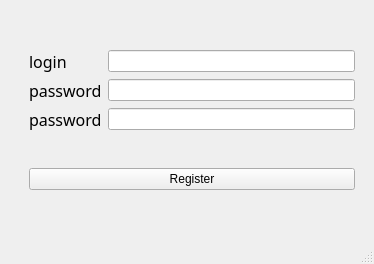
<?xml version="1.0" encoding="UTF-8"?>
<ui version="4.0">
 <class>MainWindow</class>
 <widget class="QMainWindow" name="MainWindow">
  <property name="geometry">
   <rect>
    <x>0</x>
    <y>0</y>
    <width>374</width>
    <height>264</height>
   </rect>
  </property>
  <property name="windowTitle">
   <string>MainWindow</string>
  </property>
  <widget class="QWidget" name="centralwidget">
   <layout class="QGridLayout" name="gridLayout">
    <item row="1" column="1">
     <layout class="QGridLayout" name="gridLayout_2">
      <item row="0" column="0">
       <widget class="QLabel" name="label">
        <property name="font">
         <font>
          <family>Yandex Sans Display Regular</family>
          <pointsize>12</pointsize>
         </font>
        </property>
        <property name="text">
         <string>login</string>
        </property>
       </widget>
      </item>
      <item row="1" column="1">
       <widget class="QLineEdit" name="passwordLineEdit"/>
      </item>
      <item row="1" column="0">
       <widget class="QLabel" name="label_2">
        <property name="font">
         <font>
          <family>Yandex Sans Display Regular</family>
          <pointsize>12</pointsize>
         </font>
        </property>
        <property name="text">
         <string>password</string>
        </property>
       </widget>
      </item>
      <item row="0" column="1">
       <widget class="QLineEdit" name="loginLineEdit"/>
      </item>
      <item row="2" column="0">
       <widget class="QLabel" name="label_3">
        <property name="font">
         <font>
          <family>Yandex Sans Display Regular</family>
          <pointsize>12</pointsize>
         </font>
        </property>
        <property name="text">
         <string>password</string>
        </property>
       </widget>
      </item>
      <item row="2" column="1">
       <widget class="QLineEdit" name="passwordLineEdit_2"/>
      </item>
     </layout>
    </item>
    <item row="2" column="1">
     <widget class="QPushButton" name="registerButton">
      <property name="text">
       <string>Register</string>
      </property>
     </widget>
    </item>
    <item row="1" column="2">
     <spacer name="horizontalSpacer_2">
      <property name="orientation">
       <enum>Qt::Horizontal</enum>
      </property>
      <property name="sizeType">
       <enum>QSizePolicy::Preferred</enum>
      </property>
      <property name="sizeHint" stdset="0">
       <size>
        <width>10</width>
        <height>10</height>
       </size>
      </property>
     </spacer>
    </item>
    <item row="3" column="1">
     <spacer name="verticalSpacer">
      <property name="orientation">
       <enum>Qt::Vertical</enum>
      </property>
      <property name="sizeType">
       <enum>QSizePolicy::Fixed</enum>
      </property>
      <property name="sizeHint" stdset="0">
       <size>
        <width>10</width>
        <height>10</height>
       </size>
      </property>
     </spacer>
    </item>
    <item row="1" column="0">
     <spacer name="horizontalSpacer">
      <property name="orientation">
       <enum>Qt::Horizontal</enum>
      </property>
      <property name="sizeType">
       <enum>QSizePolicy::Preferred</enum>
      </property>
      <property name="sizeHint" stdset="0">
       <size>
        <width>20</width>
        <height>10</height>
       </size>
      </property>
     </spacer>
    </item>
    <item row="0" column="1">
     <spacer name="verticalSpacer_2">
      <property name="orientation">
       <enum>Qt::Vertical</enum>
      </property>
      <property name="sizeType">
       <enum>QSizePolicy::Fixed</enum>
      </property>
      <property name="sizeHint" stdset="0">
       <size>
        <width>10</width>
        <height>10</height>
       </size>
      </property>
     </spacer>
    </item>
   </layout>
  </widget>
  <widget class="QMenuBar" name="menubar">
   <property name="geometry">
    <rect>
     <x>0</x>
     <y>0</y>
     <width>374</width>
     <height>21</height>
    </rect>
   </property>
  </widget>
  <widget class="QStatusBar" name="statusbar"/>
 </widget>
 <resources/>
 <connections/>
</ui>
